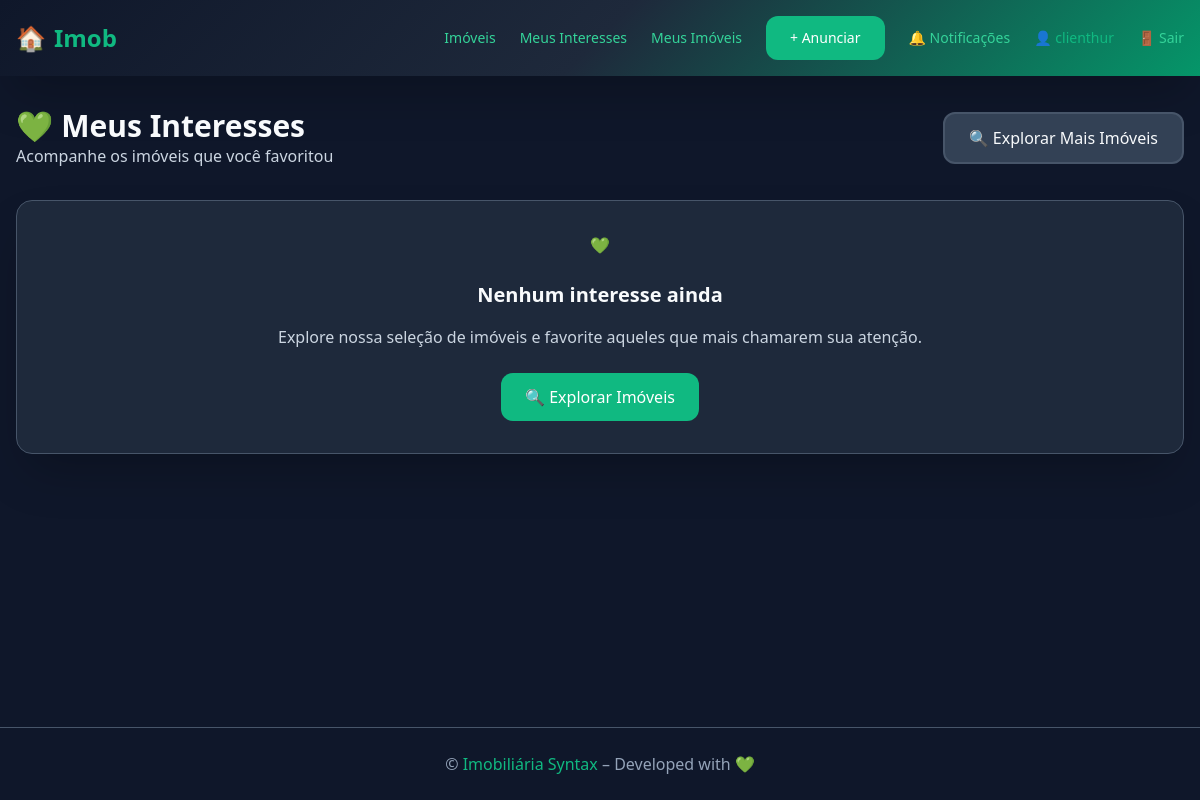
Page /imoveis/meus-interesses/ (signed in) on the earlier database version.
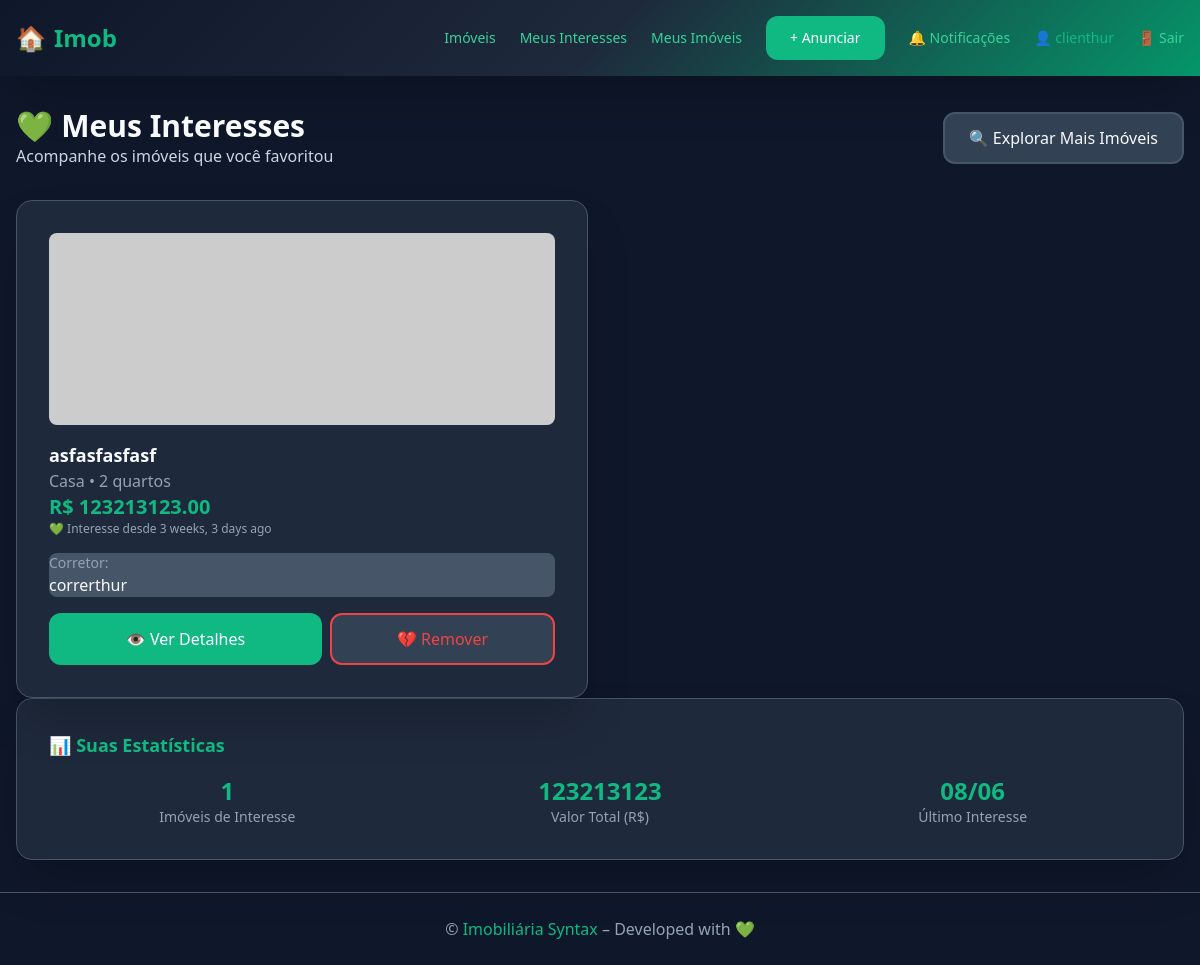
Same page on the later database version.
### properties/models.py (models this page shows, shortened)
class Interesse(models.Model):
    cliente = models.ForeignKey('users.User', on_delete=models.CASCADE,
                               related_name='interesses')
    imovel = models.ForeignKey(Imovel, on_delete=models.CASCADE,
                              related_name='interessados')
    data_interesse = models.DateTimeField(auto_now_add=True)
    class Meta:
        unique_together = ('cliente', 'imovel')
        verbose_name = "Interesse"
        verbose_name_plural = "Interesses"

class Imovel(models.Model):
    TIPO_CHOICES = [('AP', 'Apartamento'), ('CA', 'Casa')]
    STATUS_CHOICES = [('PR', 'Pronto'), ('EO', 'Em Obra')]
    titulo   = models.CharField(max_length=120)
    endereco = models.CharField(max_length=255)
    preco    = models.DecimalField(max_digits=12, decimal_places=2)
    tipo     = models.CharField(max_length=2, choices=TIPO_CHOICES)
    status   = models.CharField(max_length=2, choices=STATUS_CHOICES, default='PR')
    quartos  = models.PositiveSmallIntegerField()
    descricao= models.TextField()
    capa_url = models.URLField(
        verbose_name="URL da Imagem",
        help_text="Cole aqui a URL da imagem do imóvel (ex: https://exemplo.com/foto.jpg)",
        default="https://via.placeholder.com/800x600/4f46e5/ffffff?text=Imóvel"
    )
    data_pub = models.DateTimeField(auto_now_add=True)
    owner    = models.ForeignKey('users.User', on_delete=models.CASCADE,
                                 related_name='imoveis')
    class Meta:
        permissions = [("pode_publicar", "Pode publicar imóvel")]

### users/models.py (models this page shows, shortened)
class User(AbstractUser):
    CLIENTE = 'CL'
    CORRETOR = 'CO'
    PERFIL_CHOICES = [(CLIENTE, 'Cliente'), (CORRETOR, 'Corretor')]
    perfil = models.CharField(max_length=2, choices=PERFIL_CHOICES)
    telefone = models.CharField(max_length=20, blank=True)
    avatar   = models.ImageField(upload_to='avatars/', blank=True)

### properties/views.py (the view)
# urls.py: path("meus-interesses/", meus_interesses, name="meus_interesses"),
@login_required
def meus_interesses(request):
    interesses = Interesse.objects.filter(
        cliente=request.user
    ).select_related('imovel').order_by('-data_interesse')
    return render(request, 'properties/meus_interesses.html', {
        'interesses': interesses
    })

### core/context_processors.py (called while the page is built)
def badge_notifs(request):
    if request.user.is_authenticated:
        qtd = Notificacao.objects.filter(user=request.user, lida=False).count()
        return {"notif_novas": qtd}
    return {}

### templates/properties/meus_interesses.html (shortened to what this page needs)
{% extends "base.html" %}
{% load humanize %}
{% block content %}
<div class="animate-fade-in">
  <div class="flex justify-between items-center mb-8">
    <div>
      <h1 class="text-3xl font-bold text-primary">💚 Meus Interesses</h1>
      <p class="text-secondary">Acompanhe os imóveis que você favoritou</p>
    </div>
    <a href="{% url 'imoveis' %}" class="btn-secondary">
      🔍 Explorar Mais Imóveis
    </a>
  </div>
  {% if interesses %}
    <div class="grid gap-6 grid-cols-1 md:grid-cols-2">
      {% for interesse in interesses %}
        <div class="card">
          <img src="{{ interesse.imovel.capa_url }}"
               alt="{{ interesse.imovel.titulo }}"
               class="w-full h-48 object-cover rounded-lg mb-4">
          <div class="space-y-4">
            <div>
              <h3 class="text-lg font-semibold text-primary">{{ interesse.imovel.titulo }}</h3>
              <p class="text-muted">{{ interesse.imovel.get_tipo_display }} • {{ interesse.imovel.quartos }} quartos</p>
              <p class="text-accent text-xl font-bold">R$ {{ interesse.imovel.preco|floatformat:2 }}</p>
              <p class="text-muted text-xs">
                💚 Interesse desde {{ interesse.data_interesse|naturaltime }}
              </p>
            </div>
            <div class="p-3 rounded-lg" style="background-color: var(--bg-input);">
              <p class="text-sm text-muted">Corretor:</p>
              <p class="text-primary font-medium">
                {{ interesse.imovel.owner.get_full_name|default:interesse.imovel.owner.username }}
              </p>
            </div>
            <div class="flex gap-2">
              <a href="{% url 'imovel' interesse.imovel.pk %}"
                 class="btn-primary flex-1 text-center">
                👁️ Ver Detalhes
              </a>
              <form method="post" action="{% url 'toggle_interesse' interesse.imovel.pk %}" class="flex-1">
                <button type="submit"
                        class="btn-secondary w-full"
                        style="border-color: var(--danger); color: var(--danger);"
                        onmouseover="this.style.backgroundColor='var(--danger)'; this.style.color='white'"
                        onmouseout="this.style.backgroundColor='var(--bg-card)'; this.style.color='var(--danger)'">
                  💔 Remover
                </button>
              </form>
            </div>
          </div>
        </div>
      {% endfor %}
    </div>
    <div class="card mt-8">
      <h3 class="text-lg font-semibold text-accent mb-4">📊 Suas Estatísticas</h3>
      <div class="grid gap-4 grid-cols-1 md:grid-cols-3">
        <div class="text-center">
          <div class="text-2xl font-bold text-accent">{{ interesses|length }}</div>
          <div class="text-sm text-muted">Imóveis de Interesse</div>
        </div>
        <div class="text-center">
          <div class="text-2xl font-bold text-accent">
            {% for interesse in interesses %}{{ interesse.imovel.preco|floatformat:0|add:0 }}{% empty %}0{% endfor %}
          </div>
          <div class="text-sm text-muted">Valor Total (R$)</div>
        </div>
        <div class="text-center">
          <div class="text-2xl font-bold text-accent">
            {{ interesses.0.data_interesse|date:"d/m" }}
          </div>
          <div class="text-sm text-muted">Último Interesse</div>
        </div>
      </div>
    </div>
  {% else %}
    <div class="card text-center py-12">
      <div class="text-6xl mb-6">💚</div>
      <h3 class="text-xl font-semibold text-primary mb-4">Nenhum interesse ainda</h3>
      <p class="text-secondary mb-6">
        Explore nossa seleção de imóveis e favorite aqueles que mais chamarem sua atenção.
      </p>
      <a href="{% url 'imoveis' %}" class="btn-primary">
        🔍 Explorar Imóveis
      </a>
    </div>
  {% endif %}
</div>
{% endblock %}

Differences in the rows shown:
added Interesse: imovel.titulo "asfasfasfasf", imovel.tipo "Casa", imovel.quartos "2", imovel.preco "123213123.00", data_interesse "3 weeks, 3 days ago", imovel.owner.get_full_name "correrthur", imovel.preco|add "123213123", data_interesse "08/06"
Other differences:
{{ interesses|length }}: (not shown) → "1"
text no longer shown: "💚 Nenhum interesse ainda Explore nossa seleção de imóveis e favorite aqueles que mais chamarem sua atenção. 🔍 Explorar Imóveis"
text now shown: "📊 Suas Estatísticas Imóveis de Interesse Valor Total (R$) Último Interesse"
